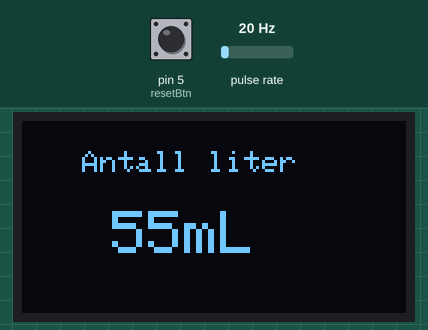
Simulated run of this sketch. Board: Arduino Uno, built with avr-gcc and run on an emulated ATmega328P. Parts: 128×64 one-colour display. Wiring (inferred from the names in the program): pulse sensor: data pin 2. The inputs (shaded band) are chosen by the test bench; at power-on: pulse rate 20 Hz, pin 5 (resetBtn) HIGH. What the sketch prints to the serial monitor is not drawn.

Above: at 5.2 s.
5.3 s: pulse rate (sensor on pin 2) set to 100 Hz
At 6.4 s:
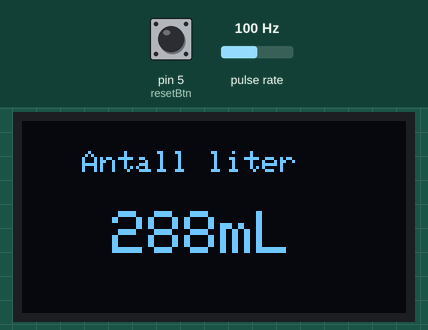
8.3 s: pin 5 (resetBtn) pulled LOW for 0.15 s
At 9.9 s:
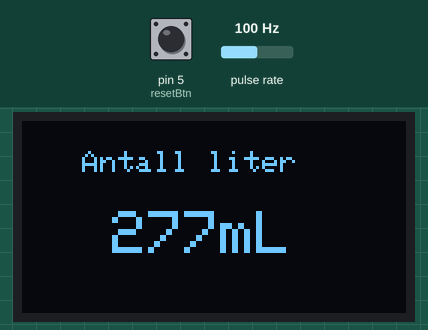
11.4 s: pin 5 (resetBtn) pulled LOW for 1 s
At 12.7 s:
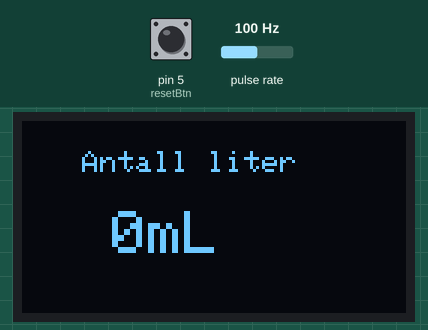
15.4 s: pulse rate (sensor on pin 2) set to 50 Hz
At 18.0 s:
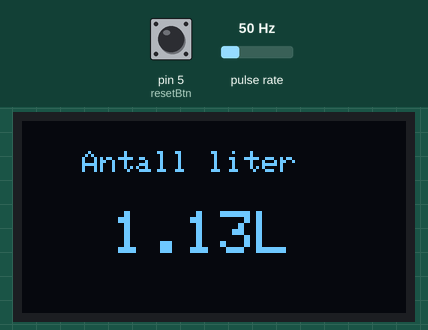
18.4 s: pulse rate (sensor on pin 2) set to 4 Hz
At 21.1 s:
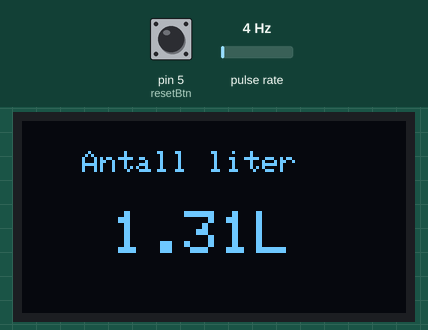
Timing chart, 0 to 22.4 s (numbered marks = the images above; inputs shaded):
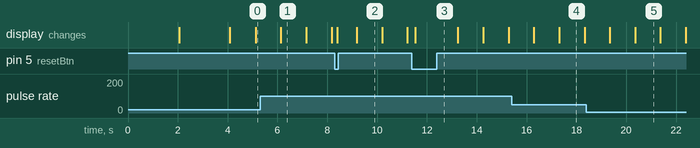

Measured:
- what the display in image 1 shows lasts 1.1 s, from 6.1 s to 7.2 s

The sketch:

waterflow-kode-definert.ino
```cpp
//______________________________Inkluderer biblioteker_______________
#include <Adafruit_SSD1306.h> //bibilotek
#include <Adafruit_GFX.h> //bibilotek
#include <Wire.h> //bibilotek
#define Skjerm_hoyde 64 //skjermhøyde
#define Skjerm_bredde 128 //skjermbredde
Adafruit_SSD1306 oled (Skjerm_bredde,Skjerm_hoyde, &Wire,-1); //Valg av skjermtype
//______________________Defineringer_______________________________
int sensorInterrupt = 0;
int sensorPin = 2;
float calibrationFactor = 6; //kalibrasjonsfaktor målingnen blir delt på
volatile byte pulseCount=0;

float flowrate =0.0;
unsigned int flowMilliLitres =0;
unsigned long totalMilliLitres =0;
unsigned long oldTime= 0;
//----------------------------------------------------------------
int resetBtn =  5; //reset knapp mellom hver måling koplet på utgang 5
int RESETBtn;
float total_liter=0;
bool literBool=false;

void setup()
  {
    Serial.begin(9600); //starte serial monitoren
    if(!oled.begin(SSD1306_SWITCHCAPVCC,0x3C)) //skriver ut Error hvis noe skulle være galt med skjermen
       {
         Serial.println(String("Error"));
         while (true);
       }

            delay(2000);// venter to sekunder for at skjermen skal gjøre seg klar
            oled.clearDisplay(),oled.setTextColor(WHITE),oled.setTextSize(2),oled.setCursor(30,30),oled.println("Starter"),oled.display();// fjerner det som evt står på skjermen. velger hvor skriften skal være, størrelse også skrive STARTER når den starter opp
            delay(2000);// venter to sekunder
            pinMode(sensorPin, INPUT); // definerer variabelen sensorpin som en input fra mikrokontrolleren
            digitalWrite (sensorPin, HIGH); //Setter utgangsspenningen høy fra oppstart
            attachInterrupt(sensorInterrupt,pulseCounter,FALLING); //definerer interupt pin, kaller på funksjonen "Pulsecounter" når interupt pinnen går fra et høyt til et lavt signal

            pinMode(resetBtn,INPUT_PULLUP);
  }


void loop()
  {
    RESETBtn=digitalRead(resetBtn);//setter ny variabel på reset knapp

     if (totalMilliLitres>1000) // Setter opp variabel for når totale mengden vann målt overstiger 1liter
{
  literBool=true;
}

else
{
  literBool=false;
}
  if (literBool==false) //dersom mengden målt ikker er over 1liter skrives det ut mililiter
  {
    oled.clearDisplay(),oled.setCursor(20, 10),oled.setTextSize(1),oled.println("Antall liter"),oled.setCursor(30,30),oled.setTextSize(2),oled.println(String(totalMilliLitres)+String("mL")),oled.display(); //velger hvor skriften skal være, størrelse også skrive ANTALL LITER + hvor mye som går gjennom sensoren
  }
  if((millis()-oldTime)>1000)// setter opp hvor ofte koden skal regne ut mengde vann målt, benytter 1000ms
    {
      detachInterrupt(sensorInterrupt); //detacher interupt pin mens det utgjøres kalkulasjoner slik at kalkulasjonene ikke blir interuptet mens noe utregnes

      flowrate=(1000.0/(millis()-oldTime))*pulseCount/calibrationFactor; //utregner flowrate
      oldTime=millis();

      flowMilliLitres=((flowrate/60)*1000);
      totalMilliLitres += flowMilliLitres; // utregner total mengde målt

      pulseCount = 0;

      attachInterrupt(sensorInterrupt, pulseCounter, FALLING); //atacher interupt pin slik at den er aktiv igjen
    }


  if(RESETBtn==LOW) //dersom knapp blir trykket på, resettes total mengde vann målt
    {
      totalMilliLitres=0;
    }


  if (totalMilliLitres>1000) //Dersom vannmende overstiger 1liter skrives det ut mengde i liter på oled
    {
      delay(10);
      total_liter=totalMilliLitres/1000.0;
      Serial.println(String(total_liter)+String("L"));
      oled.clearDisplay(),oled.setCursor(20, 10),oled.setTextSize(1),oled.println("Antall liter"),oled.setCursor(30,30),oled.setTextSize(2),oled.println(String(total_liter)+String("L")),oled.display();
      Serial.println(total_liter);
    }
    else
      {
      oled.clearDisplay(),oled.setCursor(20, 10),oled.setTextSize(1),oled.println("Antall liter"),oled.setCursor(30,30),oled.setTextSize(2),oled.println(String(totalMilliLitres)+String("mL")),oled.display();
      }

 }
void pulseCounter()//funksjon for interupt pin som plusser på 1 for hver gang den bli kallt på
   {
       pulseCount++;
   }
```
